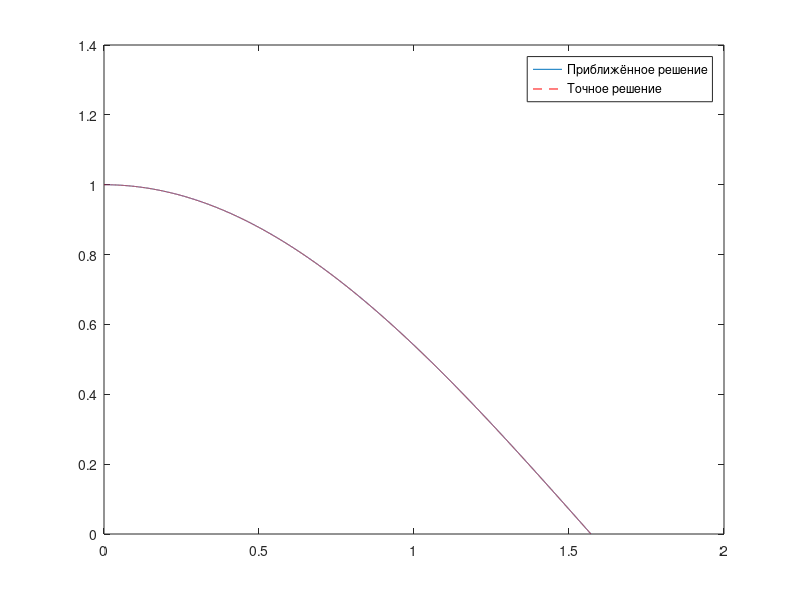
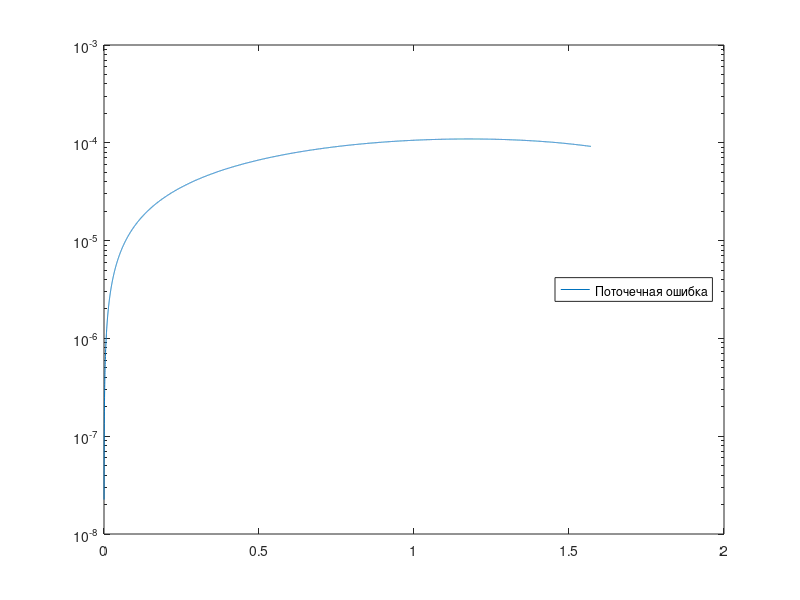
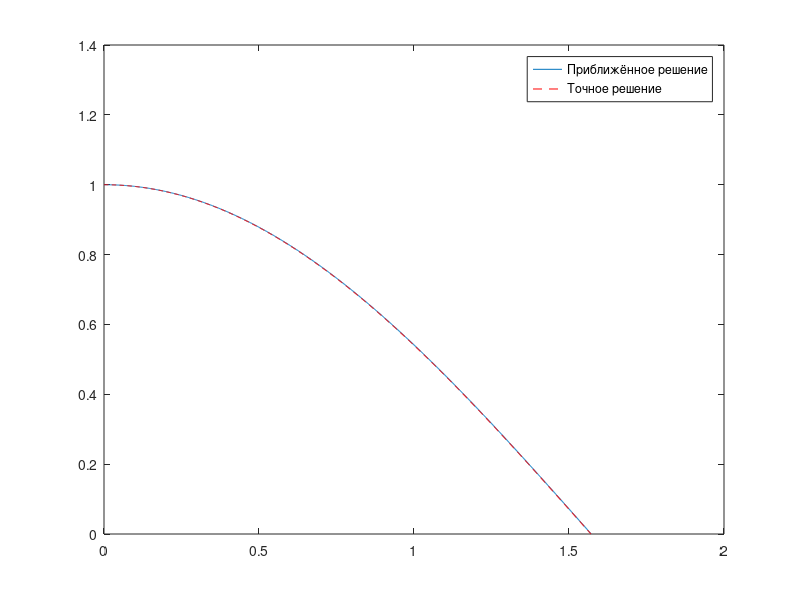
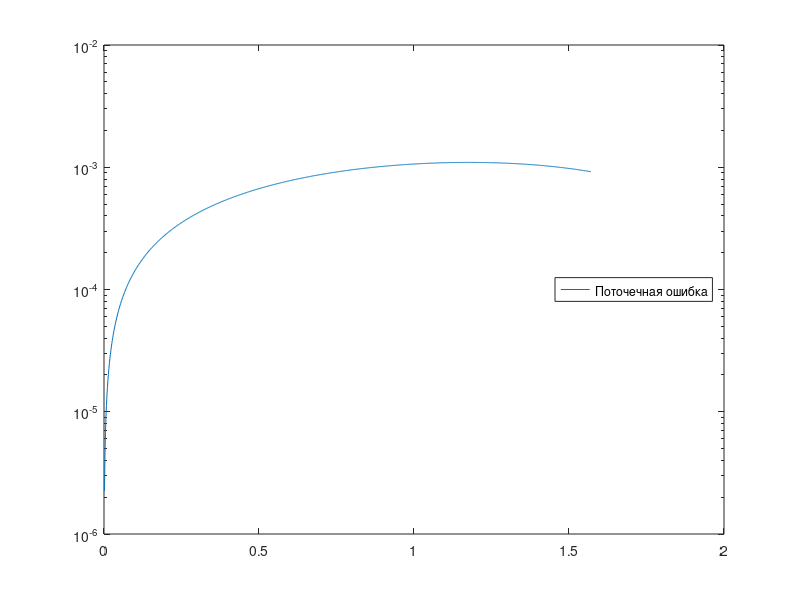

Reproduce these figures in MATLAB, in order. (Note: this script raises an error after producing the figures.)
table = dlmread("10000.txt");
table1 = dlmread("1000.txt");
table_err = dlmread("runge_err.txt");
table_h = dlmread("runge_h.txt");

%task 1

%n = 10000
x = table(:,1);
y = table(:,2);
err = table(:,3);
y_correct = table(:,4);

plot(x,y)
hold on;
plot(x,y_correct, "--r");
legend("Приближённое решение", "Точное решение");

figure
semilogy(x, err);
legend("Поточечная ошибка", "Location", "east");

%n = 1000

x1 = table1(:,1);
y1 = table1(:,2);
err1 = table1(:,3);
y_correct1 = table1(:,4);

figure;
plot(x1,y1)
hold on;
plot(x1,y_correct1, "--r");
legend("Приближённое решение", "Точное решение");

figure
semilogy(x1, err1);
legend("Поточечная ошибка", "Location", "east");

%task 2

%step
zero_index = find(table_step(:, 1) == 0, 1);
x_current = table_step(1:zero_index-1, 2);
step = table_step(1:zero_index-1, 1);
figure;
semilogy(x_current, log10(step));

legend("Величина шага в логарифмическом масштабе 10", "Location", "west")

eps = table_err(:,2);
error = table_err(:,1);
h = table_h(:,1);

figure;
loglog(eps,error)
legend("Фактическая ошибка")

